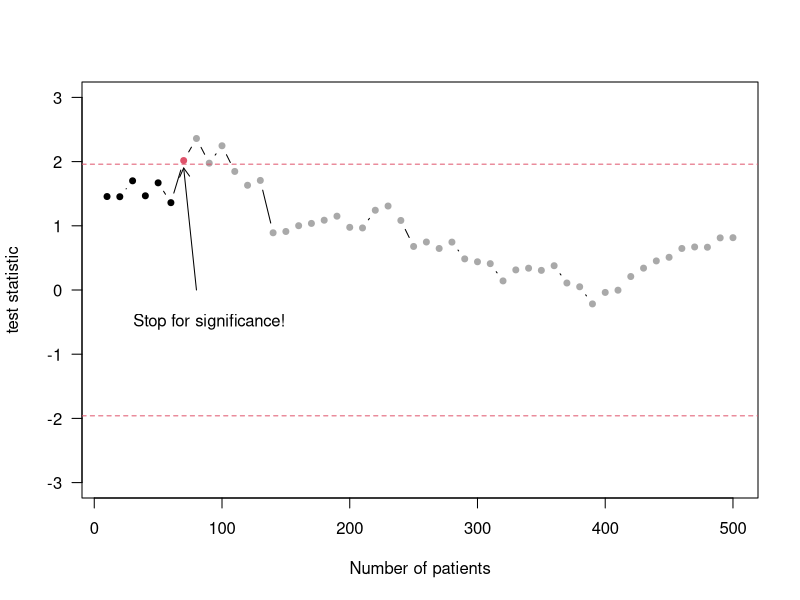

Here is the R script that generated this plot:
## ---- chunk 1
library(knitr)
library(kableExtra)

# Create the data frame
data <- data.frame(
  Vaccine = c("Yes", "No"),
  Polio_Yes = c(82, 162),
  Polio_No = c(200663, 201067),
  Infection_r = c("0.041%", "0.081%")
)

# Create the table using kable
kable(data, 
      col.names = c("", "Yes", "No", "Infection risk"), 
      caption = "Vaccine effectiveness in the Salk Polio Vaccine Trial.", 
      booktabs = TRUE, align = "c", 
      label = NA) %>%
  kable_styling(position = "center") %>%
 kable_styling(full_width = FALSE) %>%
  add_header_above(c("Vaccine" = 1, "Polio" = 2, " " = 1))
## ---- chunk 2
library(knitr)
library(kableExtra)

# Create the data frame
data <- data.frame(
  Therapy = c("Therapy A", "Therapy B"),
  Success_yes = c("273 (78%)", "289 (83%)"),
  Success_no = c(77, 61),
  Total = c(350, 350)
)

# Create the table using kable
kable(data, 
      col.names = c("", "Yes", "No", "Total"), 
      caption = "Results from an observational study about two different treatments for renal calculi [@charig], overall and in two sub-groups.",
      label = NA,
      booktabs = TRUE) %>%
  add_header_above(c(" " = 1, "Success" = 2, " " = 1)) %>%
  kable_styling(position = "center", full_width = FALSE)
## ---- chunk 3
table_data <- data.frame(
  Therapy = c("Therapy A", "Therapy B"),
  Small_kidney_stones_Success_yes = c("81 (93%)", "234 (87%)"),
  Small_kidney_stones_Success_no = c(6, 36),
  Small_kidney_stones_total = c(87, 270),
  Large_kidney_stones_Success_yes = c("192 (73%)", "55 (69%)"),
  Large_kidney_stones_Success_no = c(71, 25),
  Large_kidney_stones_total = c(263, 80)
)

# Use kable to create the table in bookdown format
kable(table_data, 
      col.names = c("", "yes", "no", "total", "yes", "no", "total"),
      align = "c",
      caption = "Success of therapies for small and large kidney stones", 
      label = NA) %>%
  kable_styling(full_width = F) %>%
    add_header_above(c(" " = 1, "Success" = 2, " " = 1, "Success" = 2, " " = 1)) %>%
  add_header_above(c(" " = 1, "Small kidney stones" = 3, "Large kidney stones" = 3)) 
## ---- chunk 4
set.seed(17092013)
nsim <- 10000
n <- 50
m <- 5
time <- seq(1, n, 1)
statistic <- rep(NA, n)
sig <- numeric()
for(j in 1:nsim){
    x1 <- numeric()
    x2 <- numeric()
    for(i in 1:n){
        x1 <- c(x1, rnorm(m))
        x2 <- c(x2, rnorm(m))
        res <- t.test(x1, x2, var.equal=TRUE)
        statistic[i] <- res$statistic
    }
    sig[j] <- max(abs(statistic)>1.96)
}

TypeIerror <- mean(sig)
## ---- chunk 5

set.seed(17092013)
x1 <- numeric()
x2 <- numeric()
for(i in 1:n){
  x1 <- c(x1, rnorm(m))
  x2 <- c(x2, rnorm(m))
  res <- t.test(x1, x2, var.equal=TRUE)
  statistic[i] <- res$statistic
}
par(las=1)
plot(time*m*2, statistic, ylim=c(-3, 3), type="b", ylab="test statistic", xlab="Number of patients", col=c(rep(1, 6), 2, rep("darkgrey", 43)), pch=19, cex=0.8)
abline(1.96, 0, lty=2, col=2)
abline(-1.96, 0, lty=2, col=2)
#legend("topright", col=2, lty=2, legend="standard significance levels", cex=0.8, bty="n")
text(90, -0.5, "Stop for significance!")
arrows(80, 0, 70, 1.9, length=0.1)
## text(20*m*2, -1, paste(as.character(round(100*TypeIerror)), "% false positive!"))
